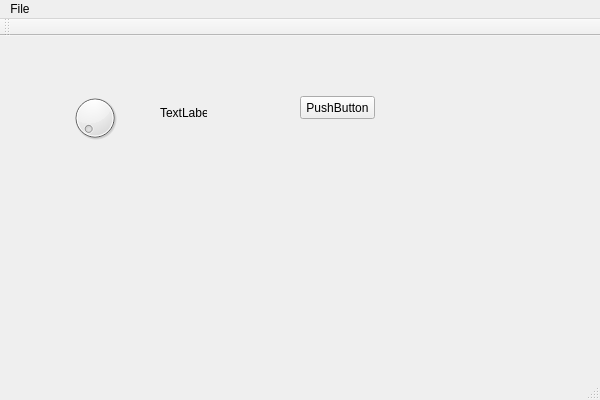
<?xml version="1.0" encoding="UTF-8"?>
<ui version="4.0">
 <class>ModOrganizerClass</class>
 <widget class="QMainWindow" name="ModOrganizerClass">
  <property name="geometry">
   <rect>
    <x>0</x>
    <y>0</y>
    <width>600</width>
    <height>400</height>
   </rect>
  </property>
  <property name="windowTitle">
   <string>ModOrganizer</string>
  </property>
  <widget class="QWidget" name="centralWidget">
   <widget class="QDial" name="dial">
    <property name="geometry">
     <rect>
      <x>70</x>
      <y>50</y>
      <width>50</width>
      <height>64</height>
     </rect>
    </property>
   </widget>
   <widget class="QLabel" name="label">
    <property name="geometry">
     <rect>
      <x>160</x>
      <y>70</y>
      <width>47</width>
      <height>13</height>
     </rect>
    </property>
    <property name="text">
     <string>TextLabel</string>
    </property>
   </widget>
   <widget class="QPushButton" name="pushButton">
    <property name="geometry">
     <rect>
      <x>300</x>
      <y>60</y>
      <width>75</width>
      <height>23</height>
     </rect>
    </property>
    <property name="text">
     <string>PushButton</string>
    </property>
   </widget>
  </widget>
  <widget class="QMenuBar" name="menuBar">
   <property name="geometry">
    <rect>
     <x>0</x>
     <y>0</y>
     <width>600</width>
     <height>21</height>
    </rect>
   </property>
   <widget class="QMenu" name="menuFile">
    <property name="title">
     <string>File</string>
    </property>
    <addaction name="actionExit"/>
   </widget>
   <addaction name="menuFile"/>
  </widget>
  <widget class="QToolBar" name="mainToolBar">
   <attribute name="toolBarArea">
    <enum>TopToolBarArea</enum>
   </attribute>
   <attribute name="toolBarBreak">
    <bool>false</bool>
   </attribute>
  </widget>
  <widget class="QStatusBar" name="statusBar"/>
  <action name="actionExit">
   <property name="text">
    <string>Exit</string>
   </property>
  </action>
 </widget>
 <layoutdefault spacing="6" margin="11"/>
 <resources>
  <include location="ModOrganizer.qrc"/>
 </resources>
 <connections>
  <connection>
   <sender>dial</sender>
   <signal>valueChanged(int)</signal>
   <receiver>label</receiver>
   <slot>setNum(int)</slot>
   <hints>
    <hint type="sourcelabel">
     <x>99</x>
     <y>123</y>
    </hint>
    <hint type="destinationlabel">
     <x>170</x>
     <y>109</y>
    </hint>
   </hints>
  </connection>
 </connections>
</ui>
